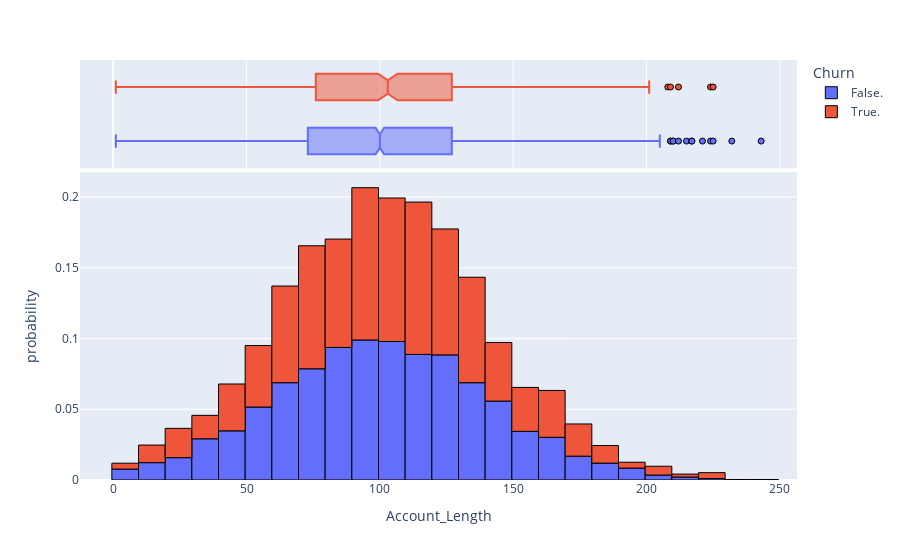

This figure's notebook cell:
### Code cell
# Analyse des variables numériques par rapport au churn
num_cols = ['Account_Length', 'Day_Calls', 'Day_Charge','Eve_Calls', 'Eve_Charge', 'Night_Calls', 'Night_Charge', 'Intl_Calls', 'Intl_Charge', 'CustServ_Calls']
for col in num_cols:
    fig = px.histogram(df, x=col, color='Churn', histnorm='probability', nbins=30, marginal='box')
    fig.update_traces(marker=dict(line=dict(width=1, color='black')))
    fig.show()

### Figure 1 — Plotly figure (JSON) as saved in the notebook; plotly's stock layout.template omitted (floating-point values rounded to 4 significant figures; data arrays with more than 128 entries replaced by an {"elided": "..."} marker saying what was removed)
{"data": [{"alignmentgroup": "True", "bingroup": "x", "histnorm": "probability", "hovertemplate": "Churn=False.<br>Account_Length=%{x}<br>probability=%{y}<extra></extra>", "legendgroup": "False.", "marker": {"color": "#636efa", "line": {"color": "black", "width": 1}, "pattern": {"shape": ""}}, "name": "False.", "nbinsx": 30, "offsetgroup": "False.", "orientation": "v", "showlegend": true, "type": "histogram", "x": {"elided": "2850 int values"}, "xaxis": "x", "yaxis": "y"}, {"alignmentgroup": "True", "hovertemplate": "Churn=False.<br>Account_Length=%{x}<extra></extra>", "legendgroup": "False.", "marker": {"color": "#636efa", "line": {"color": "black", "width": 1}}, "name": "False.", "notched": true, "offsetgroup": "False.", "showlegend": false, "type": "box", "x": {"elided": "2850 int values"}, "xaxis": "x2", "yaxis": "y2"}, {"alignmentgroup": "True", "bingroup": "x", "histnorm": "probability", "hovertemplate": "Churn=True.<br>Account_Length=%{x}<br>probability=%{y}<extra></extra>", "legendgroup": "True.", "marker": {"color": "#EF553B", "line": {"color": "black", "width": 1}, "pattern": {"shape": ""}}, "name": "True.", "nbinsx": 30, "offsetgroup": "True.", "orientation": "v", "showlegend": true, "type": "histogram", "x": {"elided": "483 int values"}, "xaxis": "x", "yaxis": "y"}, {"alignmentgroup": "True", "hovertemplate": "Churn=True.<br>Account_Length=%{x}<extra></extra>", "legendgroup": "True.", "marker": {"color": "#EF553B", "line": {"color": "black", "width": 1}}, "name": "True.", "notched": true, "offsetgroup": "True.", "showlegend": false, "type": "box", "x": {"elided": "483 int values"}, "xaxis": "x2", "yaxis": "y2"}], "layout": {"barmode": "relative", "legend": {"title": {"text": "Churn"}, "tracegroupgap": 0}, "margin": {"t": 60}, "xaxis": {"anchor": "y", "domain": [0, 1], "title": {"text": "Account_Length"}}, "xaxis2": {"anchor": "y2", "domain": [0, 1], "matches": "x", "showgrid": true, "showticklabels": false}, "yaxis": {"anchor": "x", "domain": [0, 0.7326], "title": {"text": "probability"}}, "yaxis2": {"anchor": "x2", "domain": [0.7426, 1], "matches": "y2", "showgrid": false, "showline": false, "showticklabels": false, "ticks": ""}}}
